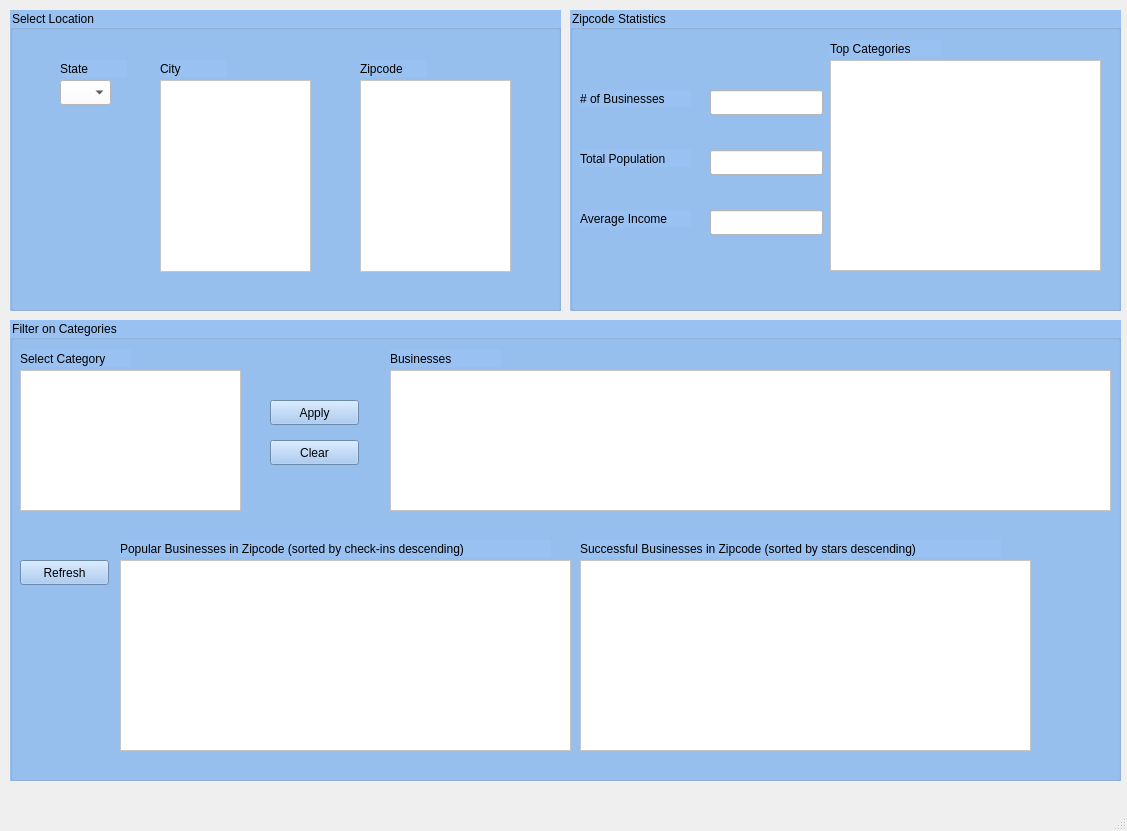
<?xml version="1.0" encoding="UTF-8"?>
<ui version="4.0">
 <class>MainWindow</class>
 <widget class="QMainWindow" name="MainWindow">
  <property name="geometry">
   <rect>
    <x>0</x>
    <y>0</y>
    <width>1127</width>
    <height>831</height>
   </rect>
  </property>
  <property name="windowTitle">
   <string>MainWindow</string>
  </property>
  <widget class="QWidget" name="centralwidget">
   <widget class="QGroupBox" name="groupBox">
    <property name="geometry">
     <rect>
      <x>10</x>
      <y>10</y>
      <width>551</width>
      <height>301</height>
     </rect>
    </property>
    <property name="styleSheet">
     <string notr="true">background-color: rgb(153, 193, 241);</string>
    </property>
    <property name="title">
     <string>Select Location</string>
    </property>
    <widget class="QComboBox" name="stateList">
     <property name="geometry">
      <rect>
       <x>50</x>
       <y>70</y>
       <width>51</width>
       <height>25</height>
      </rect>
     </property>
     <property name="styleSheet">
      <string notr="true">background-color: rgb(255, 255, 255);</string>
     </property>
    </widget>
    <widget class="QLabel" name="label">
     <property name="geometry">
      <rect>
       <x>50</x>
       <y>50</y>
       <width>67</width>
       <height>17</height>
      </rect>
     </property>
     <property name="text">
      <string>State</string>
     </property>
    </widget>
    <widget class="QLabel" name="label_2">
     <property name="geometry">
      <rect>
       <x>150</x>
       <y>50</y>
       <width>67</width>
       <height>17</height>
      </rect>
     </property>
     <property name="text">
      <string>City</string>
     </property>
    </widget>
    <widget class="QListWidget" name="cityList">
     <property name="geometry">
      <rect>
       <x>150</x>
       <y>70</y>
       <width>151</width>
       <height>192</height>
      </rect>
     </property>
     <property name="styleSheet">
      <string notr="true">background-color: rgb(255, 255, 255);</string>
     </property>
    </widget>
    <widget class="QLabel" name="label_9">
     <property name="geometry">
      <rect>
       <x>350</x>
       <y>50</y>
       <width>67</width>
       <height>17</height>
      </rect>
     </property>
     <property name="text">
      <string>Zipcode</string>
     </property>
    </widget>
    <widget class="QListWidget" name="zipcodeList">
     <property name="geometry">
      <rect>
       <x>350</x>
       <y>70</y>
       <width>151</width>
       <height>192</height>
      </rect>
     </property>
     <property name="styleSheet">
      <string notr="true">background-color: rgb(255, 255, 255);</string>
     </property>
    </widget>
   </widget>
   <widget class="QGroupBox" name="groupBox_2">
    <property name="geometry">
     <rect>
      <x>10</x>
      <y>320</y>
      <width>1111</width>
      <height>461</height>
     </rect>
    </property>
    <property name="styleSheet">
     <string notr="true">background-color: rgb(153, 193, 241);</string>
    </property>
    <property name="title">
     <string>Filter on Categories</string>
    </property>
    <widget class="QLabel" name="label_8">
     <property name="geometry">
      <rect>
       <x>10</x>
       <y>30</y>
       <width>111</width>
       <height>17</height>
      </rect>
     </property>
     <property name="text">
      <string>Select Category</string>
     </property>
    </widget>
    <widget class="QListWidget" name="categoryList">
     <property name="geometry">
      <rect>
       <x>10</x>
       <y>50</y>
       <width>221</width>
       <height>141</height>
      </rect>
     </property>
     <property name="styleSheet">
      <string notr="true">background-color: rgb(255, 255, 255);</string>
     </property>
    </widget>
    <widget class="QTableWidget" name="businessTable">
     <property name="geometry">
      <rect>
       <x>380</x>
       <y>50</y>
       <width>721</width>
       <height>141</height>
      </rect>
     </property>
     <property name="styleSheet">
      <string notr="true">background-color: rgb(255, 255, 255);</string>
     </property>
    </widget>
    <widget class="QLabel" name="label_10">
     <property name="geometry">
      <rect>
       <x>380</x>
       <y>30</y>
       <width>111</width>
       <height>17</height>
      </rect>
     </property>
     <property name="text">
      <string>Businesses</string>
     </property>
    </widget>
    <widget class="QPushButton" name="applyButton">
     <property name="geometry">
      <rect>
       <x>260</x>
       <y>80</y>
       <width>89</width>
       <height>25</height>
      </rect>
     </property>
     <property name="text">
      <string>Apply</string>
     </property>
    </widget>
    <widget class="QPushButton" name="clearButton">
     <property name="geometry">
      <rect>
       <x>260</x>
       <y>120</y>
       <width>89</width>
       <height>25</height>
      </rect>
     </property>
     <property name="text">
      <string>Clear</string>
     </property>
    </widget>
    <widget class="QPushButton" name="refreshButton">
     <property name="geometry">
      <rect>
       <x>10</x>
       <y>240</y>
       <width>89</width>
       <height>25</height>
      </rect>
     </property>
     <property name="text">
      <string>Refresh</string>
     </property>
    </widget>
    <widget class="QTableWidget" name="popularTable">
     <property name="geometry">
      <rect>
       <x>110</x>
       <y>240</y>
       <width>451</width>
       <height>191</height>
      </rect>
     </property>
     <property name="styleSheet">
      <string notr="true">background-color: rgb(255, 255, 255);</string>
     </property>
    </widget>
    <widget class="QTableWidget" name="successfulTable">
     <property name="geometry">
      <rect>
       <x>570</x>
       <y>240</y>
       <width>451</width>
       <height>191</height>
      </rect>
     </property>
     <property name="styleSheet">
      <string notr="true">background-color: rgb(255, 255, 255);</string>
     </property>
    </widget>
    <widget class="QLabel" name="label_12">
     <property name="geometry">
      <rect>
       <x>110</x>
       <y>220</y>
       <width>431</width>
       <height>17</height>
      </rect>
     </property>
     <property name="text">
      <string>Popular Businesses in Zipcode (sorted by check-ins descending)</string>
     </property>
    </widget>
    <widget class="QLabel" name="label_13">
     <property name="geometry">
      <rect>
       <x>570</x>
       <y>220</y>
       <width>421</width>
       <height>17</height>
      </rect>
     </property>
     <property name="text">
      <string>Successful Businesses in Zipcode (sorted by stars descending)</string>
     </property>
    </widget>
   </widget>
   <widget class="QGroupBox" name="groupBox_3">
    <property name="geometry">
     <rect>
      <x>570</x>
      <y>10</y>
      <width>551</width>
      <height>301</height>
     </rect>
    </property>
    <property name="styleSheet">
     <string notr="true">background-color: rgb(153, 193, 241);</string>
    </property>
    <property name="title">
     <string>Zipcode Statistics</string>
    </property>
    <widget class="QLabel" name="label_3">
     <property name="geometry">
      <rect>
       <x>10</x>
       <y>80</y>
       <width>111</width>
       <height>17</height>
      </rect>
     </property>
     <property name="text">
      <string># of Businesses</string>
     </property>
    </widget>
    <widget class="QLabel" name="label_4">
     <property name="geometry">
      <rect>
       <x>10</x>
       <y>140</y>
       <width>111</width>
       <height>17</height>
      </rect>
     </property>
     <property name="text">
      <string>Total Population</string>
     </property>
    </widget>
    <widget class="QLabel" name="label_11">
     <property name="geometry">
      <rect>
       <x>10</x>
       <y>200</y>
       <width>111</width>
       <height>17</height>
      </rect>
     </property>
     <property name="text">
      <string>Average Income</string>
     </property>
    </widget>
    <widget class="QLineEdit" name="numBusinesses">
     <property name="geometry">
      <rect>
       <x>140</x>
       <y>80</y>
       <width>113</width>
       <height>25</height>
      </rect>
     </property>
     <property name="styleSheet">
      <string notr="true">background-color: rgb(255, 255, 255);</string>
     </property>
     <property name="readOnly">
      <bool>true</bool>
     </property>
    </widget>
    <widget class="QLineEdit" name="population">
     <property name="geometry">
      <rect>
       <x>140</x>
       <y>140</y>
       <width>113</width>
       <height>25</height>
      </rect>
     </property>
     <property name="styleSheet">
      <string notr="true">background-color: rgb(255, 255, 255);</string>
     </property>
     <property name="readOnly">
      <bool>true</bool>
     </property>
    </widget>
    <widget class="QLineEdit" name="income">
     <property name="geometry">
      <rect>
       <x>140</x>
       <y>200</y>
       <width>113</width>
       <height>25</height>
      </rect>
     </property>
     <property name="styleSheet">
      <string notr="true">background-color: rgb(255, 255, 255);</string>
     </property>
     <property name="readOnly">
      <bool>true</bool>
     </property>
    </widget>
    <widget class="QTableWidget" name="categoryTable">
     <property name="geometry">
      <rect>
       <x>260</x>
       <y>50</y>
       <width>271</width>
       <height>211</height>
      </rect>
     </property>
     <property name="styleSheet">
      <string notr="true">background-color: rgb(255, 255, 255);</string>
     </property>
    </widget>
    <widget class="QLabel" name="label_5">
     <property name="geometry">
      <rect>
       <x>260</x>
       <y>30</y>
       <width>111</width>
       <height>17</height>
      </rect>
     </property>
     <property name="text">
      <string>Top Categories</string>
     </property>
    </widget>
   </widget>
  </widget>
  <widget class="QMenuBar" name="menubar">
   <property name="geometry">
    <rect>
     <x>0</x>
     <y>0</y>
     <width>1127</width>
     <height>22</height>
    </rect>
   </property>
  </widget>
  <widget class="QStatusBar" name="statusbar"/>
 </widget>
 <resources/>
 <connections/>
</ui>
